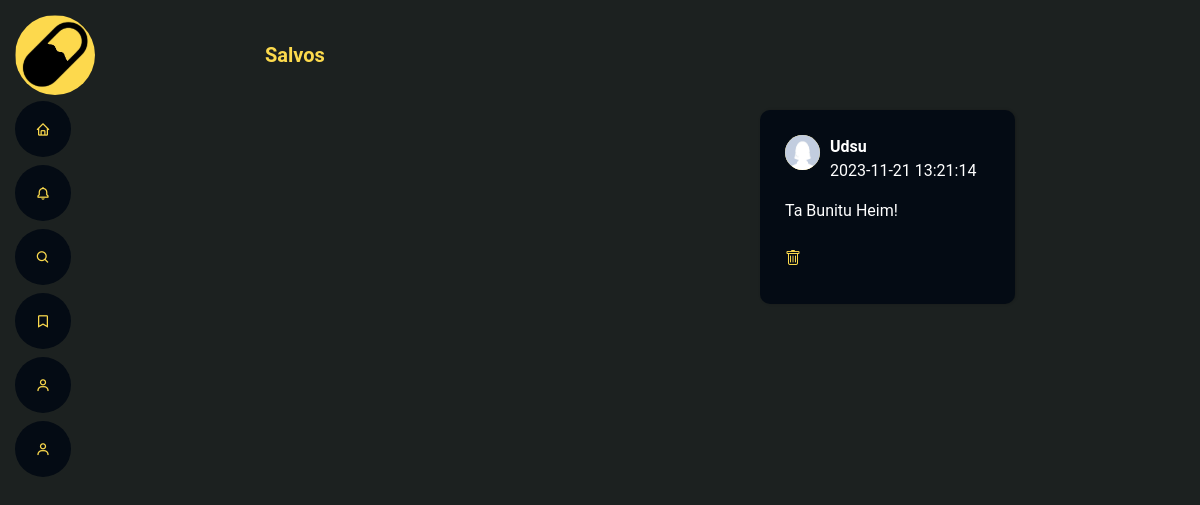
The page /Index.php?route=saves (signed in) on the database its author committed.
### tables this page shows
CREATE TABLE tb_posts (
    pos_id INT AUTO_INCREMENT PRIMARY KEY,
    pos_usu_id INT NOT NULL,
    pos_conteudo TEXT,
    pos_data_postagem TIMESTAMP DEFAULT CURRENT_TIMESTAMP,
    FOREIGN KEY (pos_usu_id) REFERENCES tb_usuarios(usu_id)
);

CREATE TABLE tb_usuarios (
    usu_id INT AUTO_INCREMENT PRIMARY KEY,
    usu_nome VARCHAR(100) NOT NULL,
    usu_nome_usuario VARCHAR(50) NOT NULL,
    usu_email VARCHAR(100) NOT NULL UNIQUE,
    usu_senha VARCHAR(100) NOT NULL,
    usu_avatar VARCHAR(100) DEFAULT 'avatar.jpg',
    usu_img_fundo VARCHAR(100) DEFAULT 'generico.svg',
    usu_data_cadastro TIMESTAMP DEFAULT CURRENT_TIMESTAMP,
    CONSTRAINT chk_usu_nome_usuario_no_spaces CHECK (usu_nome_usuario NOT LIKE '% %')
);

### Config/Model.php (called while the page is built, shortened)
<?php
require_once (__DIR__."/../Database/SqlCommands.php");
class Model{
    public function __construct(){
        $this->query = new SqlCommands();
    }
}

### Database/SqlCommands.php (called while the page is built, shortened)
<?php
class SqlCommands{
    public function getCommand($function ){
        return $this->listCommandSql[$function];
    }
}

### App/Model/PostModel.php (called while the page is built, shortened)
<?php
require_once (__DIR__."/../../Config/Model.php");
class PostModel extends Model{
    public function getPostSave($id){
        $con = $this->conect->conection();
        $query = $this->query->getCommand("viewSave");
        $result = $con->prepare($query[0]);
        $result->bind_param('i', $id);
        $result->execute();
        if (!$result) {
            throw new Exception("Erro na consulta");
        }
        else{
            $result = $result->get_result();
            $rows = array();
            $i = 0;
            while ($row = mysqli_fetch_assoc($result)) {
                $rows[$i] = $row;
                $i++;
            }
            return $rows;
        }
    }
}

### App/Controllers/PostController.php (called while the page is built, shortened)
<?php
require_once (__DIR__.'/../Model/PostModel.php');
class PostController extends Controller{
   public function viewSave(){
        $postModel = new PostModel();
        $id = $_SESSION["user_id"];
        $posts = $postModel->getPostSave($id);
        include (__DIR__."/../../Public/Salvos.php");
   }
    }

### Public/Layout/SimplePostStructure.php (the view)
<?php foreach($posts as $post=>$value): ?>
    <?php $route = $_GET['route']; ?>
    <li class="search post-item">
    <div class="infoUserPost">
        <div class="imgUserPost"><img src="../Storage/perfil/<?= $value['usu_avatar']; ?>" alt=''></div>
        <div class="nameAndHour">
            <strong><?= $value["usu_nome"] ?></strong>
            <p><?= $value["pos_data_postagem"]?></p>
        </div>
    </div>
    <p>
        <?= $value["pos_conteudo"]?>
    </p>
    <?php if($route == "pesquisa"): ?>
        <?php
        $hashs = array();
        if($value["hashtags"] != null){
            $hashs = explode(",",$value["hashtags"]);
            $has_ids = explode(",", $value["has_ids"]);
        }
        ?>
        <form method='post' action='Index.php?route=pesquisa'>
            <?php $indice = 0; ?>
            <?php foreach($hashs as $has): ?>
            <button type='submit' class='nav-link scrollto' name='tag' value='<?= $has_ids[$indice] ?>'><a class="hashtags"> <span><?= $has ?></span></a></button>
            <?php $indice++; ?>
            <?php endforeach; ?>
        </form>
    <?php elseif($route == "saves"): ?>
        <form action="Index.php?route=<?= $route ?>" method="POST">
            <button type='submit' class='filepost' name='apagar' value='<?= $value['pos_id'];?>'><i class='bi bi-trash' alt=''></i></button>
        </form>
    <?php endif; ?>
    </li>
<?php endforeach; ?>

### Resources/Assets/css/style2.css (style rules this page uses)
* { margin: 0; padding: 0; box-sizing: border-box; }
.search { margin: 0 10px 0 10px; }
body { background-color: #1C2120; color:white; font-family: 'Roboto', sans-serif; -webkit-font-smoothing: antialiased !important; }
.imgUserPost img { width: 35px; height: 35px; border-radius: 50%; }
ul.recomendacoes li.search { padding: 25px; margin-bottom: 50px; background-color: #040b14; border-radius: 10px; box-shadow: 1px 0 3px rgba(0,0,0,0.2); float: right; width: 30%; list-style: none; align-items: center; justify-content: center; }
ul.recomendacoes li.search div.infoUserPost { display: flex; margin-right: 10px; }
ul.recomendacoes li.search div.infoUserPost div.imgUserPost { width: 35px; height: 35px; border-radius: 50%; background-color: #FCDA4D; margin-right: 10px; }
button { border: none; background-color: transparent; outline: none; }
.bi, main .bx { color: #FCDA4D;; }
.recomendacoes button i { display: inline-block; padding: 8px 0; border-radius: 50%; text-align: right; transition: 0.3s; }

### rows shown on the page
tb_posts: pos_usu.usu_avatar (placeholder picture), pos_usu.usu_nome "Udsu", pos_data_postagem "2023-11-21 13:21:14", pos_conteudo "Ta Bunitu Heim!", $value['pos_id'] 1 (drawn)
